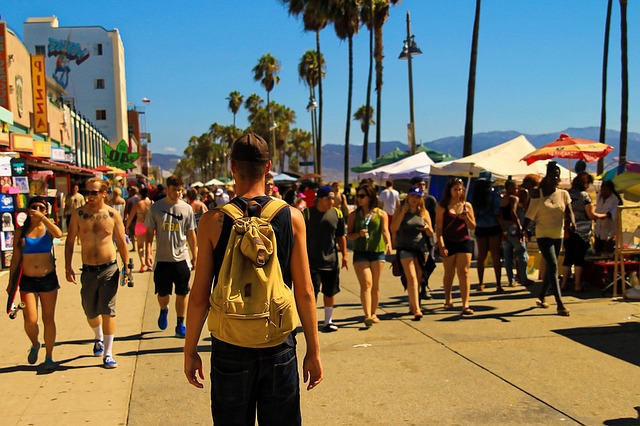
#> input picture Image_Processing/src/Geometric_transforms/people.jpg, 640 x 426 px
$ python Project_Code.py
#> lines starting #> are read from the running program, lines starting #| are printed output that depends on the picture
from tkinter import *
import os
import random

#Creating GUI
#welcome note


root=Tk()
root.title("EncRYPTO")
Label(root,font=('arial',20,'bold'),text="WELCOME TO EncRYPTO").grid(columnspan=2)
Label(root,font=('arial',10),text="Choose an image file to encrypt data into").grid(columnspan=2)


#opens dialog to choose image file for encryption


from tkinter.filedialog import askopenfilename
filename = askopenfilename()
#> the answer given: ../Geometric_transforms/people.jpg


#Accessing image and image matrix

from PIL import Image
im=Image.open(filename).convert('L')
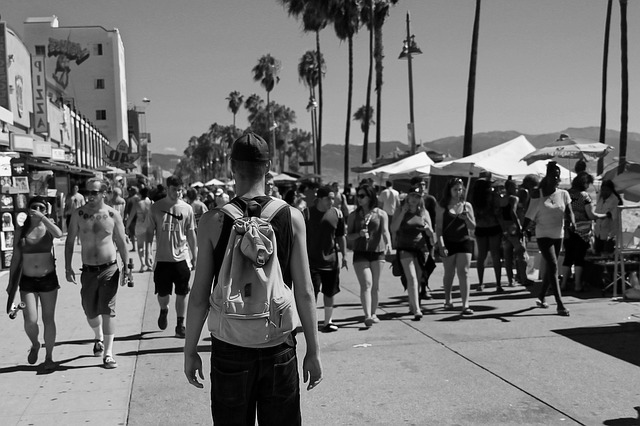
#> im: PIL image 640x426 L; min 0, max 254, mean 113.6
data=im.load()
w,h=im.size
#> w = 640; h = 426
img=Image.open(filename).convert('L')
final=img.load()
l=[]
central=[]
c=0

#Creating pixel intensity matrix where each row contains 5 columns which have all possible pixel values of an image(5 values in 1 row).

for i in range(0,255,5):
    t=[x for x in range(i,i+5)]
    l.append(t)
    central.append(i+2)

#Pixel Mapping Reference to encrypt Image

pm=(100,101,110,111)

#Creating Location Map

loc_map=""
for i in range(im.size[0]):
    for j in range(im.size[1]):
        k=0
        for v in l:
            if(v[2]==data[i,j]):
                loc_map=loc_map+"1"
                k=1
                break
        if(k==0):
            loc_map=loc_map+"0"

#Generating Random data to hide into image

from random import randint
d=""
for i in range(5120):
    d=d+str(randint(0,1))

#Embedding data into image using a reversible data hiding technique

di=0
flag=0
c=0
for i in range(w):
    for j in range(h):
       if(final[i,j] in central):
           while(c<len(d)):
               if(d[c]=='1'):
                   y=d[c:c+3]
                   ind=central.index(final[i,j])
                   tup=l[ind]
                   if(int(y)==pm[0]):
                       final[i,j]=tup[0]
                   elif(int(y)==pm[1]):
                       final[i,j]=tup[1]
                   elif(int(y)==pm[2]):
                       final[i,j]=tup[3]
                   elif(int(y)==pm[3]):
                       final[i,j]=tup[4]
                   break
               else:
                   pass
               c=c+1
#> after the loop, c = 0

#Calculating PSNR value of the encrypted image

import math

s=0
for i in range(w):
    for j in range(h):
       s=s+(data[i,j]-final[i,j])**2
#> after the loop, s = 54775
s=s/(w*h)
#> s = 0.201
PSNR=10*math.log10((255*255)/s)
#> PSNR = 55.1

#Saving the encrypted image

img.save("Encrypted.png")

#Creating GUI to display results

Label(root,font=('arial',20,'bold'),text="IMAGE ENCRYPTED").grid(columnspan=2)
Label(root,text="MSE value is :"+str(s)).grid(columnspan=2)
Label(root,text="PSNR value is :"+str(PSNR)).grid(columnspan=2)


def display_Encrypted():
    os.system("Encrypted.png")
def display():
    os.system(filename)
def exit():
    root.destroy()
Button(root, text='Display Original Image', command=display).grid(row=5,column=0)
Button(root, text='Display Encrypted Image', command=display_Encrypted).grid(row=5,column=1,sticky=W)
Button(root, text='Exit',command=exit,width=10).grid(row=7,columnspan=2)

#STATUS OF OUR PROJECT

"""The project stands completed.
We have made use of the Python Imaging Library to access and process the image
and hide data into it. We have also used the tkinter library to make a graphical
user interface or GUI to make the program user friendly. The code makes use of pixel
intensity segmentation.In this technique, we have divided all possible pixels of image
into groups of five out of which the central pixel value is the concealable pixel. Then
the loop goes through the matrix object and finds all the concealable pixels and hides
data accordingly."""
